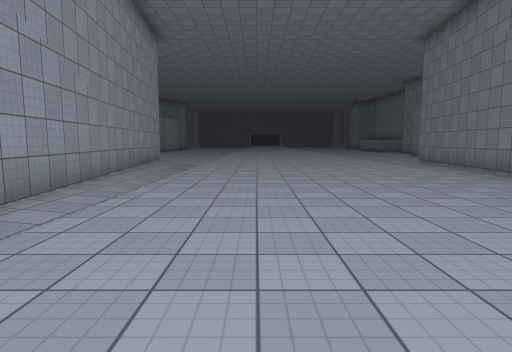
View 1 (above)

20 first-person views from a walk through a scene from a Unity 3-D project. The camera is 1.4 m above the floor, tilts 6° down and sees 75° across. The floor is counted in squares, 2 m on a side. Each view is taken from the middle of a square. On the plan, view 1 faces up. The plan holds only what a view shows up to about 10 squares ahead; the rest is blank. The place goes on beyond the plan. The player is left out. Surface patterns are stand-ins for the level's own textures.

View 2
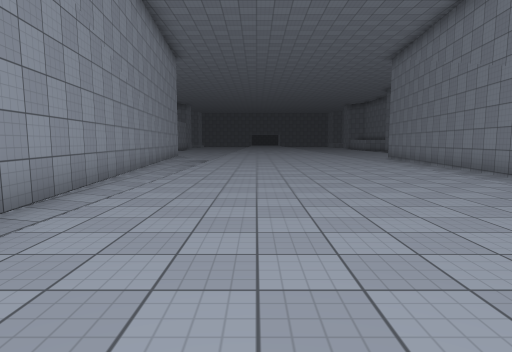

View 3
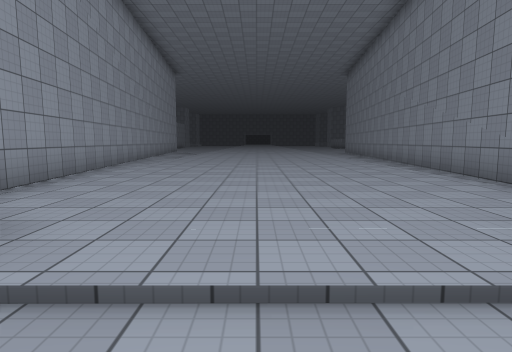

View 4
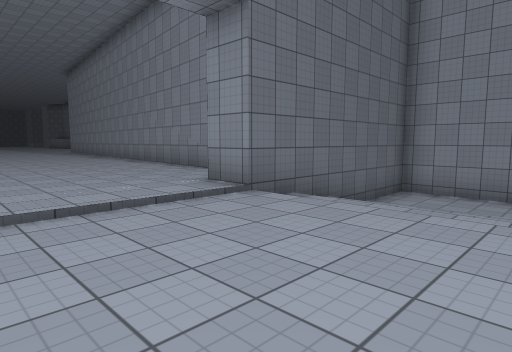

View 5
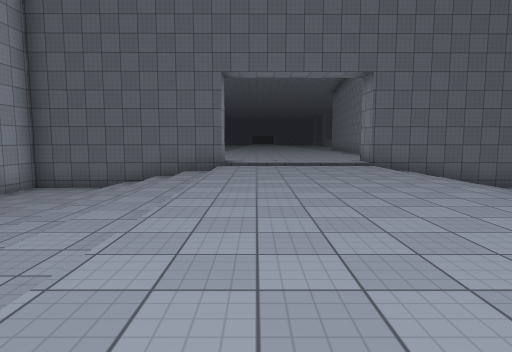

View 6
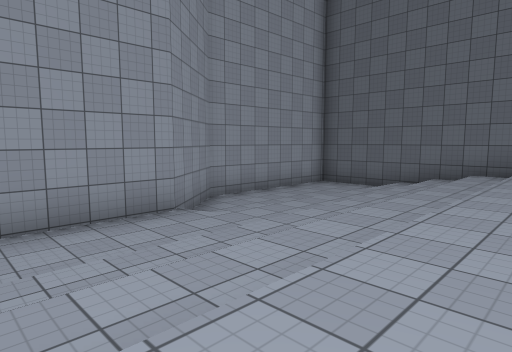

View 7
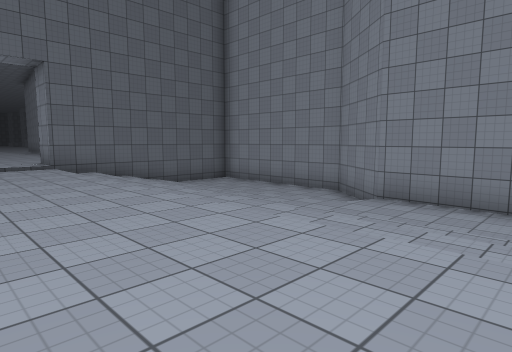

View 8
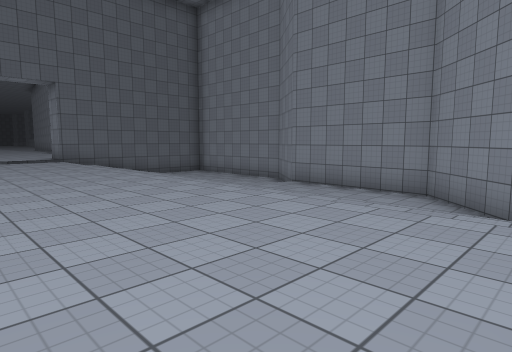

View 9
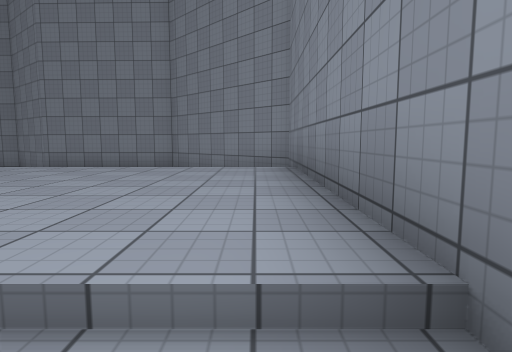

View 10
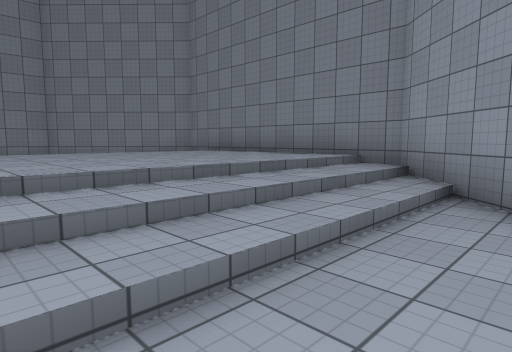

View 11
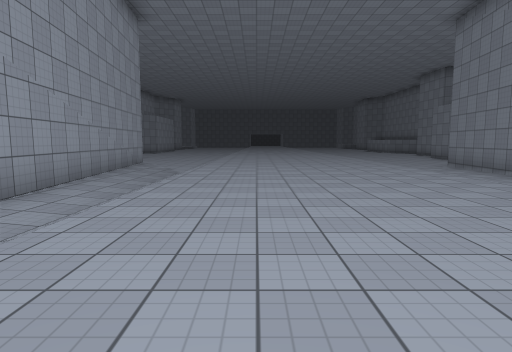

View 12
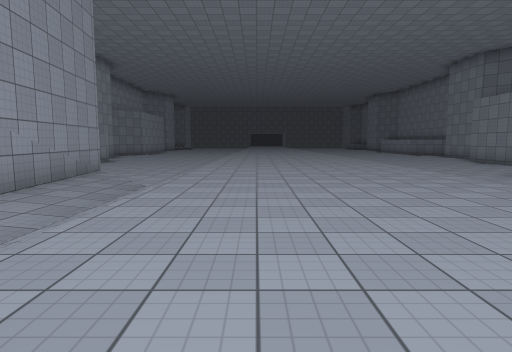

View 13
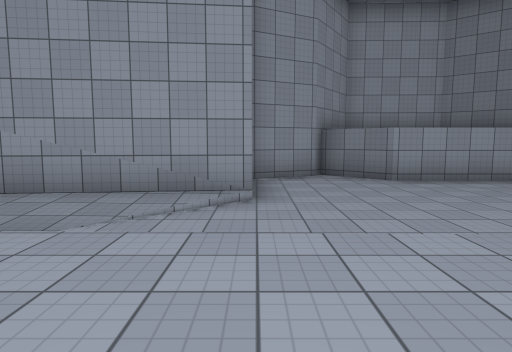

View 14
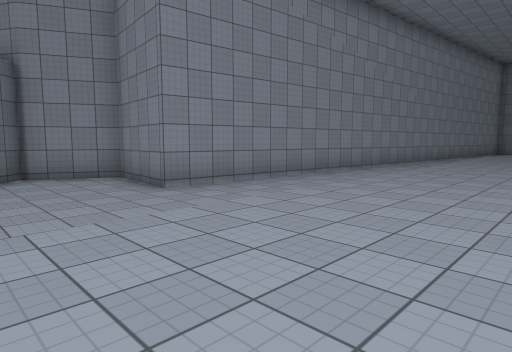

View 15
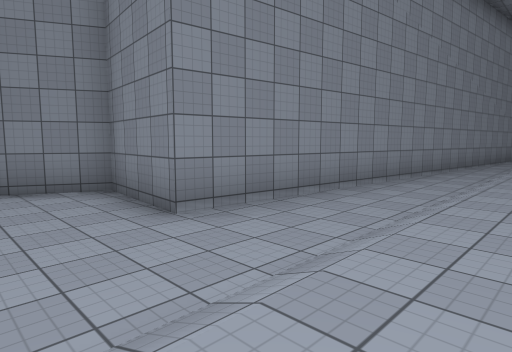

View 16
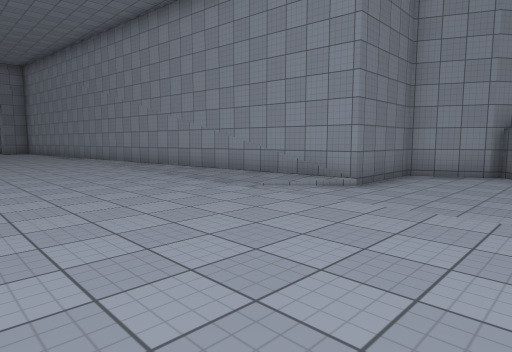

View 17
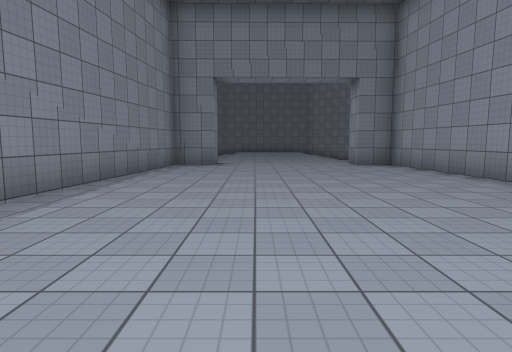

View 18
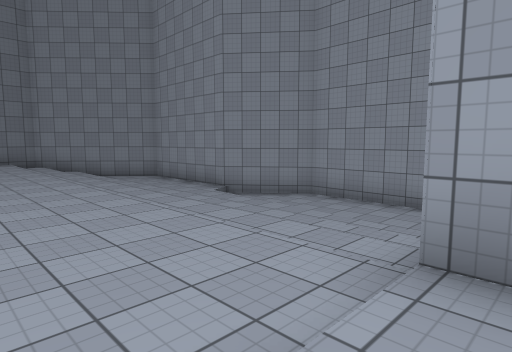

View 19
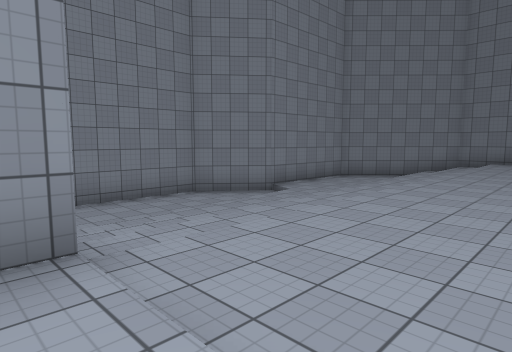

View 20
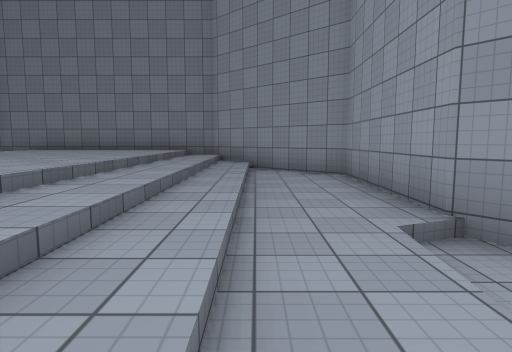

### Floor plan
Key: @ floor where view 1 was taken; # wall or solid block; . main floor; - floor 0.25 m lower than the main floor; _ floor 0.5 m lower than the main floor; < floor 1 m lower than the main floor; ( floor 1.5 m lower than the main floor; / step, stairs or slope.
Columns run from 7 left of view 1 to 10 right of it. Each row starts with its distance up from view 1.
 16 ##----...../-
 15 #-----...../----##
 14 #-----...../-----#
 13 ####--...../--###
 12    #/-...../--#
 11    #.-...../-##
 10    #.-...../-#
  9    #.-...../-#
  8    #.-......-#
  7    ##-......-#
  6     #-......-#
  5     #-......-#
  4     #-......-#
  3     #/.......#
  2     #.......##
  1     #.......#
  0     #..@....#
 -1     #.......#
 -2     #.......#
 -3     ##......#
 -4      #......#
 -5 #######....######
 -6 #(((///----///((#
 -7 #((////----///((#
 -8 #((////----///((#
 -9 #((////----///((#
-10 #((////----///((#
-11 ##(////----///((#
-12  ##<///----////#
-13   #<///----//<<#
-14   #<///----//<<#
-15   #<///----//<<#
-16   #<///----//<##
-17   ##///----//##
-18    ##//----_##
-19     #########

Positions as (right, up) in squares from view 1, and headings:
1: (0, 0), facing up
2: (0, -3), facing up
3: (1, -7), facing up
4: (0, -9), facing up-right
5: (0, -15), facing up
6: (0, -15), facing up-left
7: (1, -15), facing up-right
8: (0, -18), facing up-right
9: (-2, -18), facing right
10: (-4, -13), facing down-right
11: (0, 2), facing up
12: (0, 5), facing up
13: (1, 13), facing left
14: (1, 16), facing down-right
15: (3, 15), facing down-right
16: (2, 16), facing down-left
17: (2, 5), facing down
18: (1, -5), facing down-left
19: (1, -5), facing down-right
20: (-3, -9), facing down
